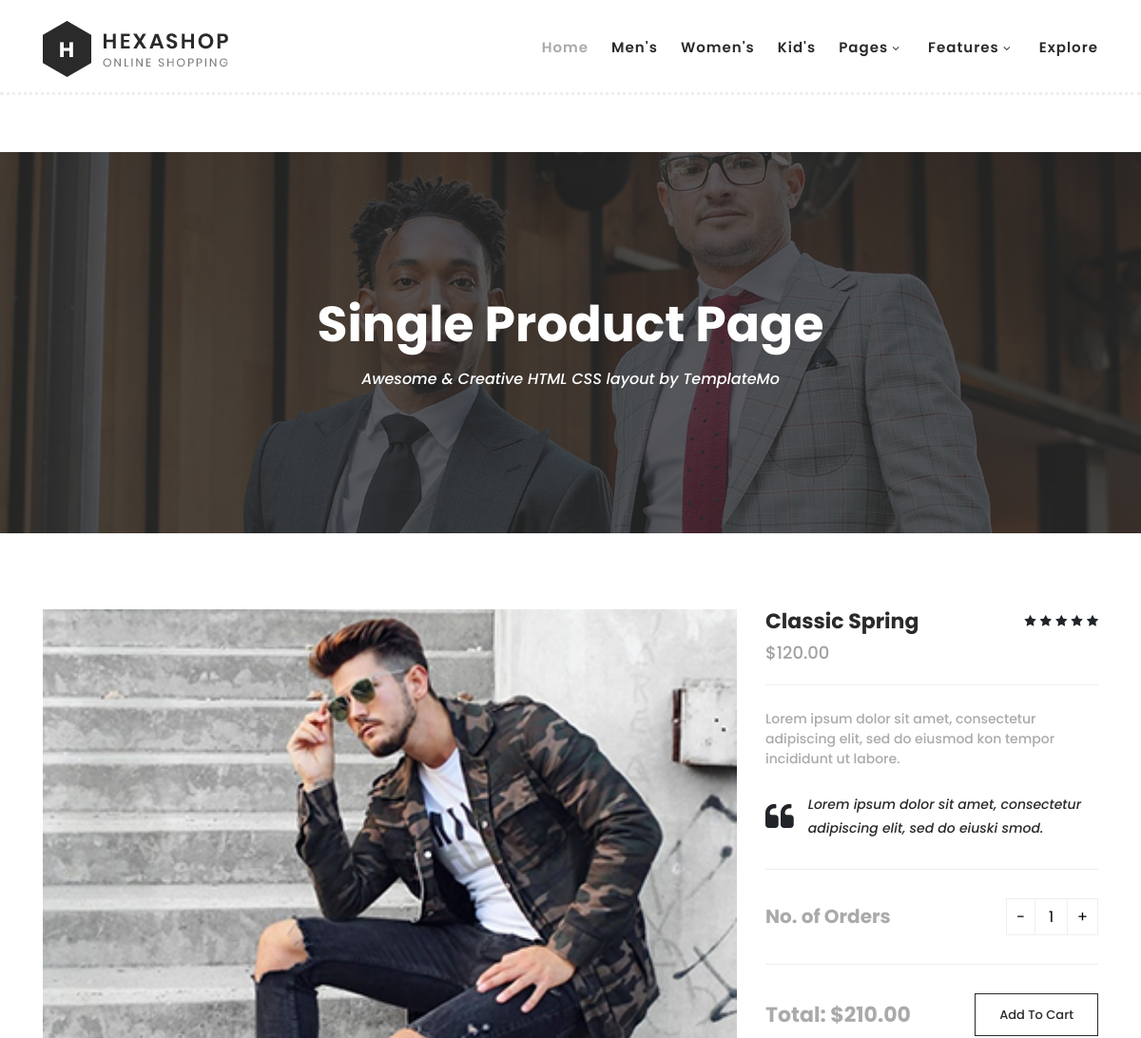
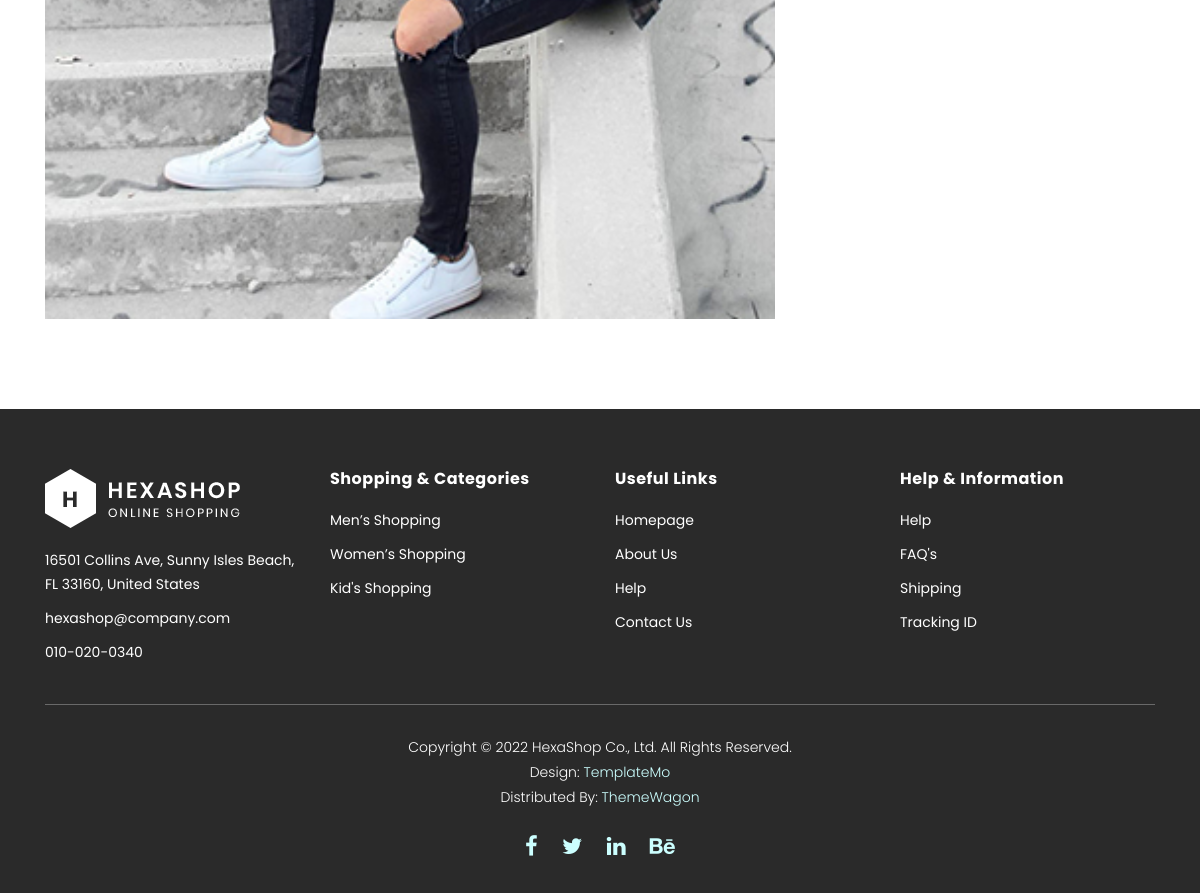
/1/, run on the app's committed database (2 pictures, top to bottom).
### myapp/models.py (models this page shows, shortened)
class Product(models.Model):
    name = models.CharField(max_length=100)
    description = models.TextField()
    price = models.DecimalField(max_digits=10, decimal_places=2)
    category = models.ForeignKey(Category, on_delete=models.CASCADE)
    image = models.ImageField(upload_to="product_images")

### myapp/views.py (the view)
# urls.py: path('<int:pk>/', singleproduct_page, name='singlelink'),
def singleproduct_page(request, pk):
    product = Product.objects.get(id=pk)
    context = {
        'oneproduct': product
    }
    return render(request, "myapp/single-product.html", context)

### myapp/templates/myapp/single-product.html (shortened to what this page needs)
{% load static %}
<!DOCTYPE html>
<html lang="en">
  <head>
    <link rel="stylesheet" type="text/css" href="{% static 'myapp/assets/css/bootstrap.min.css' %}">
    <link rel="stylesheet" type="text/css" href="{% static 'myapp/assets/css/font-awesome.css' %}">
    <link rel="stylesheet" href="{% static 'myapp/assets/css/templatemo-hexashop.css' %}">
    <link rel="stylesheet" href="{% static 'myapp/assets/css/owl-carousel.css' %}">
    <link rel="stylesheet" href="{% static 'myapp/assets/css/lightbox.css' %}">
    </head>
    <body>
    <header class="header-area header-sticky">
        <div class="container">
            <div class="row">
                <div class="col-12">
                    <nav class="main-nav">
                        <a href="{% url 'homelink' %}" class="logo">
                            <img src="{% static 'myapp/assets/images/logo.png' %}">
                        </a>
                        <ul class="nav">
                            <li class="scroll-to-section"><a href="{% url 'homelink' %}" class="active">Home</a></li>
                            <li class="scroll-to-section"><a href="{% url 'homelink' %}">Men's</a></li>
                            <li class="scroll-to-section"><a href="{% url 'homelink' %}">Women's</a></li>
                            <li class="scroll-to-section"><a href="{% url 'homelink' %}">Kid's</a></li>
                            <li class="submenu">
                                <a href="javascript:;">Pages</a>
                            </li>
                            <li class="submenu">
                                <a href="javascript:;">Features</a>
                            </li>
                            <li class="scroll-to-section"><a href="{% url 'productslink' %}">Explore</a></li>
                        </ul>
                    </nav>
                </div>
            </div>
        </div>
    </header>
    <div class="page-heading" id="top">
        <div class="container">
            <div class="row">
                <div class="col-lg-12">
                    <div class="inner-content">
                        <h2>Single Product Page</h2>
                        <span>Awesome &amp; Creative HTML CSS layout by TemplateMo</span>
                    </div>
                </div>
            </div>
        </div>
    </div>
    <section class="section" id="product">
        <div class="container">
            <div class="row">
                <div class="col-lg-8">
                <div class="left-images">
                    <img src="{{ oneproduct.image.url }}" alt="">
                </div>
            </div>
            <div class="col-lg-4">
                <div class="right-content">
                    <h4>{{ oneproduct.name }}</h4>
                    <span class="price">${{ oneproduct.price }}</span>
                    <ul class="stars">
                        <li><i class="fa fa-star"></i></li>
                        <li><i class="fa fa-star"></i></li>
                        <li><i class="fa fa-star"></i></li>
                        <li><i class="fa fa-star"></i></li>
                        <li><i class="fa fa-star"></i></li>
                    </ul>
                    <span>Lorem ipsum dolor sit amet, consectetur adipiscing elit, sed do eiusmod kon tempor incididunt ut labore.</span>
                    <div class="quote">
                        <i class="fa fa-quote-left"></i><p>Lorem ipsum dolor sit amet, consectetur adipiscing elit, sed do eiuski smod.</p>
                    </div>
                    <div class="quantity-content">
                        <div class="left-content">
                            <h6>No. of Orders</h6>
                        </div>
                        <div class="right-content">
                            <div class="quantity buttons_added">
                                <input type="button" value="-" class="minus"><input type="number" step="1" min="1" max="" name="quantity" value="1" title="Qty" class="input-text qty text" size="4" pattern="" inputmode=""><input type="button" value="+" class="plus">
                            </div>
                        </div>
                    </div>
                    <div class="total">
                        <h4>Total: $210.00</h4>
                        <div class="main-border-button"><a href="#">Add To Cart</a></div>
                    </div>
                </div>
            </div>
            </div>
        </div>
    </section>
    <footer>
        <div class="container">
            <div class="row">
                <div class="col-lg-3">
                    <div class="first-item">
                        <div class="logo">
                            <img src="{% static 'myapp/assets/images/white-logo.png' %}" alt="hexashop ecommerce templatemo">
                        </div>
                        <ul>
                            <li><a href="#">16501 Collins Ave, Sunny Isles Beach, FL 33160, United States</a></li>
                            <li><a href="#">hexashop@company.com</a></li>
                            <li><a href="#">010-020-0340</a></li>
                        </ul>
                    </div>
                </div>
                <div class="col-lg-3">
                    <h4>Shopping &amp; Categories</h4>
                    <ul>
                        <li><a href="#">Men’s Shopping</a></li>
                        <li><a href="#">Women’s Shopping</a></li>
                        <li><a href="#">Kid's Shopping</a></li>
                    </ul>
                </div>
                <div class="col-lg-3">
                    <h4>Useful Links</h4>
                    <ul>
                        <li><a href="#">Homepage</a></li>
                        <li><a href="#">About Us</a></li>
                        <li><a href="#">Help</a></li>
                        <li><a href="#">Contact Us</a></li>
                    </ul>
                </div>
                <div class="col-lg-3">
                    <h4>Help &amp; Information</h4>
                    <ul>
                        <li><a href="#">Help</a></li>
                        <li><a href="#">FAQ's</a></li>
                        <li><a href="#">Shipping</a></li>
                        <li><a href="#">Tracking ID</a></li>
                    </ul>
                </div>
                <div class="col-lg-12">
                    <div class="under-footer">
                        <p>Copyright © 2022 HexaShop Co., Ltd. All Rights Reserved.
                        <br>Design: <a href="https://templatemo.com" target="_parent" title="free css templates">TemplateMo</a>
                        <br>Distributed By: <a href="https://themewagon.com" target="_blank" title="free & premium responsive templates">ThemeWagon</a></p>
                        <ul>
                            <li><a href="#"><i class="fa fa-facebook"></i></a></li>
                            <li><a href="#"><i class="fa fa-twitter"></i></a></li>
                            <li><a href="#"><i class="fa fa-linkedin"></i></a></li>
                            <li><a href="#"><i class="fa fa-behance"></i></a></li>
                        </ul>
                    </div>
                </div>
            </div>
        </div>
    </footer>
  </body>
</html>

### data on the page
Product: image (picture), name "Classic Spring", price "120.00"
